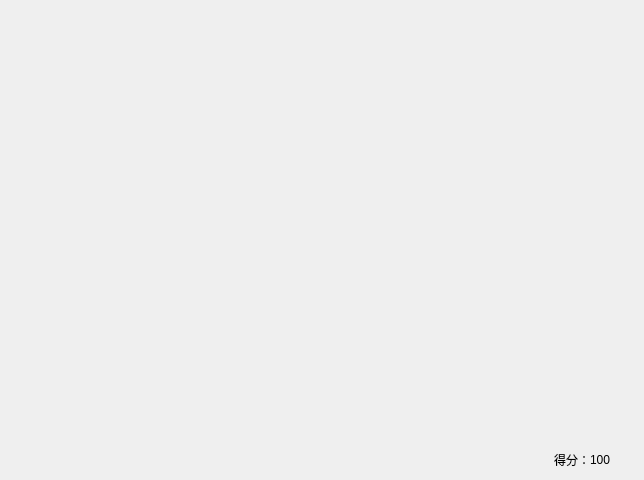
<?xml version="1.0" encoding="UTF-8"?>
<ui version="4.0">
 <class>SceneWidget</class>
 <widget class="QWidget" name="SceneWidget">
  <property name="geometry">
   <rect>
    <x>0</x>
    <y>0</y>
    <width>644</width>
    <height>480</height>
   </rect>
  </property>
  <property name="minimumSize">
   <size>
    <width>644</width>
    <height>480</height>
   </size>
  </property>
  <property name="maximumSize">
   <size>
    <width>644</width>
    <height>480</height>
   </size>
  </property>
  <property name="windowTitle">
   <string>Form</string>
  </property>
  <property name="styleSheet">
   <string notr="true"/>
  </property>
  <widget class="QLabel" name="scoreLabel">
   <property name="geometry">
    <rect>
     <x>540</x>
     <y>450</y>
     <width>50</width>
     <height>20</height>
    </rect>
   </property>
   <property name="styleSheet">
    <string notr="true">background-color: rgba(255, 255, 255, 0);</string>
   </property>
   <property name="text">
    <string>得分：</string>
   </property>
   <property name="alignment">
    <set>Qt::AlignRight|Qt::AlignTrailing|Qt::AlignVCenter</set>
   </property>
  </widget>
  <widget class="QLabel" name="scoreValueScore">
   <property name="geometry">
    <rect>
     <x>590</x>
     <y>450</y>
     <width>40</width>
     <height>20</height>
    </rect>
   </property>
   <property name="styleSheet">
    <string notr="true">background-color: rgba(255, 255, 255, 0);</string>
   </property>
   <property name="text">
    <string>100</string>
   </property>
  </widget>
 </widget>
 <resources/>
 <connections/>
</ui>
